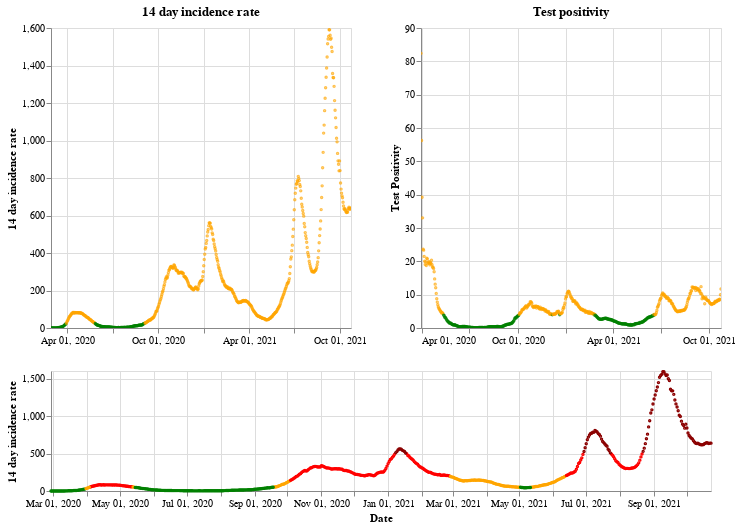

Here is the notebook cell this chart was saved with:
### Markdown cell above
## Scotland

### Code cell
plot_traffic_light('Scotland')

### Figure 1 — Vega-Lite specification as saved in the notebook (floating-point values rounded to 4 significant figures; data arrays with more than 128 entries replaced by an {"elided": "..."} marker saying what was removed)
{"config": {"view": {"continuousWidth": 400, "continuousHeight": 300}}, "vconcat": [{"hconcat": [{"mark": {"type": "point", "size": 2}, "encoding": {"color": {"condition": {"value": "green", "test": "(datum.twoWeeklyCasesRate <= 25)"}, "value": "orange"}, "tooltip": [{"type": "nominal", "field": "areaName"}, {"type": "temporal", "field": "date"}, {"type": "quantitative", "field": "twoWeeklyCasesRate"}, {"type": "quantitative", "field": "testPositivity"}], "x": {"type": "temporal", "axis": {"title": ""}, "field": "date", "scale": {"domain": {"selection": "DateBrush"}}, "timeUnit": "yearmonthdate"}, "y": {"type": "quantitative", "axis": {"title": "14 day incidence rate"}, "field": "twoWeeklyCasesRate"}}, "title": "14 day incidence rate", "width": 300}, {"mark": {"type": "point", "size": 2}, "encoding": {"color": {"condition": {"value": "green", "test": "(datum.testPositivity <= 4)"}, "value": "orange"}, "tooltip": [{"type": "nominal", "field": "areaName"}, {"type": "temporal", "field": "date"}, {"type": "quantitative", "field": "twoWeeklyCasesRate"}, {"type": "quantitative", "field": "testPositivity"}], "x": {"type": "temporal", "axis": {"title": ""}, "field": "date", "scale": {"domain": {"selection": "DateBrush"}}, "timeUnit": "yearmonthdate"}, "y": {"type": "quantitative", "axis": {"title": "Test Positivity"}, "field": "testPositivity"}}, "title": "Test positivity", "width": 300}]}, {"layer": [{"mark": {"type": "point", "size": 2}, "encoding": {"color": {"condition": {"value": "orange", "test": "(((datum.testPositivity < 4) && (datum.twoWeeklyCasesRate >= 50)) && (datum.twoWeeklyCasesRate < 200))"}, "value": "red"}, "opacity": {"condition": {"value": 1, "test": "((datum.twoWeeklyCasesRate >= 50) && (datum.twoWeeklyCasesRate < 500))"}, "value": 0}, "tooltip": [{"type": "nominal", "field": "areaName"}, {"type": "temporal", "field": "date"}, {"type": "quantitative", "field": "twoWeeklyCasesRate"}, {"type": "quantitative", "field": "testPositivity"}], "x": {"type": "temporal", "axis": {"title": "Date"}, "field": "date", "timeUnit": "yearmonthdate"}, "y": {"type": "quantitative", "axis": {"title": "14 day incidence rate"}, "field": "twoWeeklyCasesRate"}}, "selection": {"DateBrush": {"type": "interval", "encodings": ["x"], "fields": ["Time"]}}}, {"mark": {"type": "point", "size": 2}, "encoding": {"color": {"value": "darkred"}, "opacity": {"condition": {"value": 1, "test": "(datum.twoWeeklyCasesRate >= 500)"}, "value": 0}, "tooltip": [{"type": "nominal", "field": "areaName"}, {"type": "temporal", "field": "date"}, {"type": "quantitative", "field": "twoWeeklyCasesRate"}, {"type": "quantitative", "field": "testPositivity"}], "x": {"type": "temporal", "axis": {"title": "Date"}, "field": "date", "timeUnit": "yearmonthdate"}, "y": {"type": "quantitative", "axis": {"title": "14 day incidence rate"}, "field": "twoWeeklyCasesRate"}}}, {"mark": {"type": "point", "size": 2}, "encoding": {"color": {"condition": {"value": "green", "test": "((datum.testPositivity < 4) && (datum.twoWeeklyCasesRate < 50))"}, "value": "orange"}, "opacity": {"condition": {"value": 1, "test": "(datum.twoWeeklyCasesRate < 50)"}, "value": 0}, "tooltip": [{"type": "nominal", "field": "areaName"}, {"type": "temporal", "field": "date"}, {"type": "quantitative", "field": "twoWeeklyCasesRate"}, {"type": "quantitative", "field": "testPositivity"}], "x": {"type": "temporal", "axis": {"title": "Date"}, "field": "date", "timeUnit": "yearmonthdate"}, "y": {"type": "quantitative", "axis": {"title": "14 day incidence rate"}, "field": "twoWeeklyCasesRate"}}}], "height": 120, "width": 660}], "data": {"name": "data-27025e3f41cc32a9368f845d03b2a1d9"}, "$schema": "https://vega.github.io/schema/vega-lite/v4.8.1.json", "datasets": {"data-27025e3f41cc32a9368f845d03b2a1d9": {"elided": "604 records"}}}
